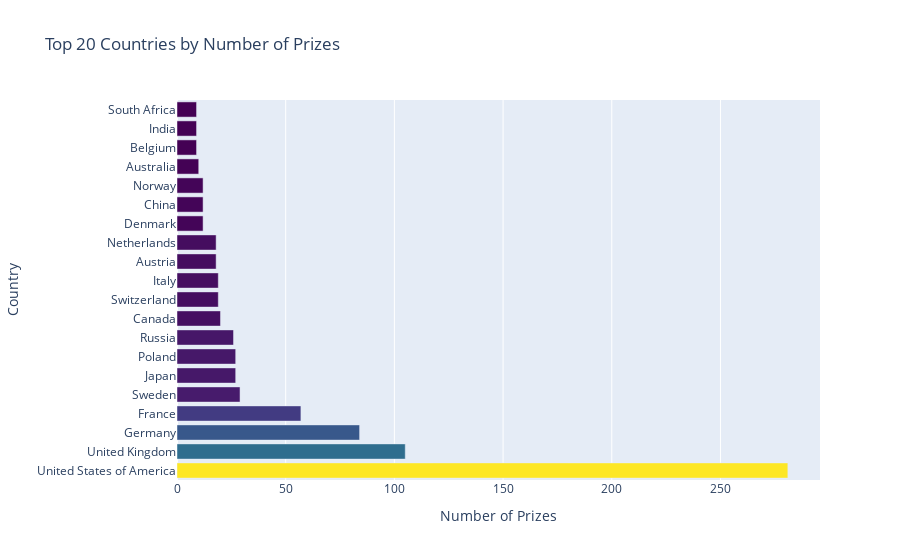

This figure's notebook cell:
### Code cell
h_bar = px.bar(x=top20_countries.prize,
               y=top20_countries.birth_country_current,
               orientation='h',
               color=top20_countries.prize,
               color_continuous_scale='Viridis',
               title='Top 20 Countries by Number of Prizes')
 
h_bar.update_layout(xaxis_title='Number of Prizes', 
                    yaxis_title='Country',
                    coloraxis_showscale=False)
h_bar.show()

### Figure 1 — Plotly figure (JSON) as saved in the notebook; plotly's stock layout.template omitted (floating-point values rounded to 4 significant figures)
{"data": [{"alignmentgroup": "True", "hovertemplate": "x=%{x}<br>y=%{y}<br>color=%{marker.color}<extra></extra>", "legendgroup": "", "marker": {"color": [281, 105, 84, 57, 29, 27, 27, 26, 20, 19, 19, 18, 18, 12, 12, 12, 10, 9, 9, 9], "coloraxis": "coloraxis", "pattern": {"shape": ""}}, "name": "", "offsetgroup": "", "orientation": "h", "showlegend": false, "textposition": "auto", "type": "bar", "x": [281, 105, 84, 57, 29, 27, 27, 26, 20, 19, 19, 18, 18, 12, 12, 12, 10, 9, 9, 9], "xaxis": "x", "y": ["United States of America", "United Kingdom", "Germany", "France", "Sweden", "Japan", "Poland", "Russia", "Canada", "Switzerland", "Italy", "Austria", "Netherlands", "Denmark", "China", "Norway", "Australia", "Belgium", "India", "South Africa"], "yaxis": "y"}], "layout": {"barmode": "relative", "coloraxis": {"colorbar": {"title": {"text": "color"}}, "colorscale": [[0, "#440154"], [0.1111, "#482878"], [0.2222, "#3e4989"], [0.3333, "#31688e"], [0.4444, "#26828e"], [0.5556, "#1f9e89"], [0.6667, "#35b779"], [0.7778, "#6ece58"], [0.8889, "#b5de2b"], [1, "#fde725"]], "showscale": false}, "legend": {"tracegroupgap": 0}, "title": {"text": "Top 20 Countries by Number of Prizes"}, "xaxis": {"anchor": "y", "domain": [0, 1], "title": {"text": "Number of Prizes"}}, "yaxis": {"anchor": "x", "domain": [0, 1], "title": {"text": "Country"}}}}
